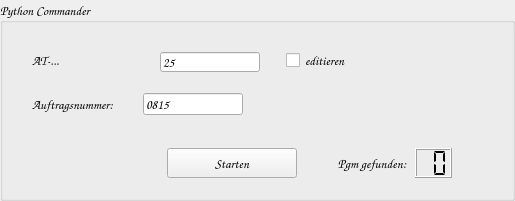
     <widget class="QGroupBox" name="gb_python_commander">
      <property name="minimumSize">
       <size>
        <width>450</width>
        <height>180</height>
       </size>
      </property>
      <property name="maximumSize">
       <size>
        <width>16777215</width>
        <height>350</height>
       </size>
      </property>
      <property name="font">
       <font>
        <family>Comic Sans MS</family>
        <pointsize>10</pointsize>
        <bold>false</bold>
       </font>
      </property>
      <property name="title">
       <string>Python Commander</string>
      </property>
      <property name="alignment">
       <set>Qt::AlignmentFlag::AlignLeading|Qt::AlignmentFlag::AlignLeft|Qt::AlignmentFlag::AlignVCenter</set>
      </property>
      <layout class="QVBoxLayout" name="verticalLayout_5">
       <item>
        <widget class="QWidget" name="wg_projekt_name" native="true">
         <layout class="QVBoxLayout" name="verticalLayout_7">
          <item>
           <widget class="QWidget" name="wg_at_nummer" native="true">
            <property name="minimumSize">
             <size>
              <width>0</width>
              <height>30</height>
             </size>
            </property>
            <property name="maximumSize">
             <size>
              <width>16777215</width>
              <height>35</height>
             </size>
            </property>
            <layout class="QHBoxLayout" name="horizontalLayout_19">
             <item>
              <widget class="QLabel" name="lb_at_nr">
               <property name="sizePolicy">
                <sizepolicy hsizetype="Fixed" vsizetype="Fixed">
                 <horstretch>0</horstretch>
                 <verstretch>0</verstretch>
                </sizepolicy>
               </property>
               <property name="maximumSize">
                <size>
                 <width>200</width>
                 <height>50</height>
                </size>
               </property>
               <property name="font">
                <font>
                 <family>Comic Sans MS</family>
                 <pointsize>10</pointsize>
                 <bold>false</bold>
                </font>
               </property>
               <property name="text">
                <string>AT-...</string>
               </property>
               <property name="alignment">
                <set>Qt::AlignmentFlag::AlignLeading|Qt::AlignmentFlag::AlignLeft|Qt::AlignmentFlag::AlignVCenter</set>
               </property>
              </widget>
             </item>
             <item>
              <spacer name="horizontalSpacer_36">
               <property name="orientation">
                <enum>Qt::Orientation::Horizontal</enum>
               </property>
               <property name="sizeType">
                <enum>QSizePolicy::Policy::Fixed</enum>
               </property>
               <property name="sizeHint" stdset="0">
                <size>
                 <width>95</width>
                 <height>20</height>
                </size>
               </property>
              </spacer>
             </item>
             <item>
              <widget class="QLineEdit" name="le_at_nr">
               <property name="sizePolicy">
                <sizepolicy hsizetype="Fixed" vsizetype="Fixed">
                 <horstretch>0</horstretch>
                 <verstretch>0</verstretch>
                </sizepolicy>
               </property>
               <property name="minimumSize">
                <size>
                 <width>100</width>
                 <height>20</height>
                </size>
               </property>
               <property name="maximumSize">
                <size>
                 <width>150</width>
                 <height>25</height>
                </size>
               </property>
               <property name="font">
                <font>
                 <family>Comic Sans MS</family>
                 <pointsize>10</pointsize>
                 <bold>false</bold>
                </font>
               </property>
               <property name="text">
                <string>25</string>
               </property>
              </widget>
             </item>
             <item>
              <spacer name="horizontalSpacer_24">
               <property name="orientation">
                <enum>Qt::Orientation::Horizontal</enum>
               </property>
               <property name="sizeType">
                <enum>QSizePolicy::Policy::Fixed</enum>
               </property>
               <property name="sizeHint" stdset="0">
                <size>
                 <width>20</width>
                 <height>20</height>
                </size>
               </property>
              </spacer>
             </item>
             <item>
              <widget class="QCheckBox" name="cbx_at_nr_editieren">
               <property name="font">
                <font>
                 <family>Comic Sans MS</family>
                 <pointsize>10</pointsize>
                 <bold>false</bold>
                </font>
               </property>
               <property name="focusPolicy">
                <enum>Qt::FocusPolicy::NoFocus</enum>
               </property>
               <property name="text">
                <string>editieren</string>
               </property>
              </widget>
             </item>
             <item>
              <spacer name="horizontalSpacer_38">
               <property name="orientation">
                <enum>Qt::Orientation::Horizontal</enum>
               </property>
               <property name="sizeHint" stdset="0">
                <size>
                 <width>40</width>
                 <height>20</height>
                </size>
               </property>
              </spacer>
             </item>
            </layout>
           </widget>
          </item>
          <item>
           <widget class="QWidget" name="wg_auftrags_nr" native="true">
            <property name="minimumSize">
             <size>
              <width>0</width>
              <height>30</height>
             </size>
            </property>
            <property name="maximumSize">
             <size>
              <width>16777215</width>
              <height>40</height>
             </size>
            </property>
            <layout class="QHBoxLayout" name="horizontalLayout_20">
             <item>
              <widget class="QLabel" name="lb_auftrags_nr">
               <property name="sizePolicy">
                <sizepolicy hsizetype="Fixed" vsizetype="Fixed">
                 <horstretch>0</horstretch>
                 <verstretch>0</verstretch>
                </sizepolicy>
               </property>
               <property name="maximumSize">
                <size>
                 <width>200</width>
                 <height>50</height>
                </size>
               </property>
               <property name="font">
                <font>
                 <family>Comic Sans MS</family>
                 <pointsize>10</pointsize>
                 <bold>false</bold>
                </font>
               </property>
               <property name="text">
                <string>Auftragsnummer:</string>
               </property>
               <property name="alignment">
                <set>Qt::AlignmentFlag::AlignLeading|Qt::AlignmentFlag::AlignLeft|Qt::AlignmentFlag::AlignVCenter</set>
               </property>
              </widget>
             </item>
             <item>
              <spacer name="horizontalSpacer_25">
               <property name="orientation">
                <enum>Qt::Orientation::Horizontal</enum>
               </property>
               <property name="sizeType">
                <enum>QSizePolicy::Policy::Fixed</enum>
               </property>
               <property name="sizeHint" stdset="0">
                <size>
                 <width>23</width>
                 <height>20</height>
                </size>
               </property>
              </spacer>
             </item>
             <item>
              <widget class="QLineEdit" name="le_auftrags_nr">
               <property name="sizePolicy">
                <sizepolicy hsizetype="Fixed" vsizetype="Fixed">
                 <horstretch>0</horstretch>
                 <verstretch>0</verstretch>
                </sizepolicy>
               </property>
               <property name="minimumSize">
                <size>
                 <width>100</width>
                 <height>20</height>
                </size>
               </property>
               <property name="maximumSize">
                <size>
                 <width>150</width>
                 <height>25</height>
                </size>
               </property>
               <property name="font">
                <font>
                 <family>Comic Sans MS</family>
                 <pointsize>10</pointsize>
                 <bold>false</bold>
                </font>
               </property>
               <property name="text">
                <string>0815</string>
               </property>
              </widget>
             </item>
             <item>
              <spacer name="horizontalSpacer_37">
               <property name="orientation">
                <enum>Qt::Orientation::Horizontal</enum>
               </property>
               <property name="sizeHint" stdset="0">
                <size>
                 <width>40</width>
                 <height>20</height>
                </size>
               </property>
              </spacer>
             </item>
            </layout>
           </widget>
          </item>
         </layout>
        </widget>
       </item>
       <item>
        <widget class="QWidget" name="wg_programme_gefunden" native="true">
         <layout class="QHBoxLayout" name="horizontalLayout_21">
          <item>
           <spacer name="horizontalSpacer_26">
            <property name="orientation">
             <enum>Qt::Orientation::Horizontal</enum>
            </property>
            <property name="sizeType">
             <enum>QSizePolicy::Policy::Fixed</enum>
            </property>
            <property name="sizeHint" stdset="0">
             <size>
              <width>144</width>
              <height>20</height>
             </size>
            </property>
           </spacer>
          </item>
          <item>
           <widget class="QPushButton" name="pb_rausspielen">
            <property name="minimumSize">
             <size>
              <width>130</width>
              <height>30</height>
             </size>
            </property>
            <property name="maximumSize">
             <size>
              <width>210</width>
              <height>16777215</height>
             </size>
            </property>
            <property name="font">
             <font>
              <family>Comic Sans MS</family>
              <pointsize>10</pointsize>
              <bold>false</bold>
             </font>
            </property>
            <property name="text">
             <string>Starten</string>
            </property>
            <property name="autoDefault">
             <bool>true</bool>
            </property>
           </widget>
          </item>
          <item>
           <spacer name="horizontalSpacer_27">
            <property name="orientation">
             <enum>Qt::Orientation::Horizontal</enum>
            </property>
            <property name="sizeType">
             <enum>QSizePolicy::Policy::Fixed</enum>
            </property>
            <property name="sizeHint" stdset="0">
             <size>
              <width>32</width>
              <height>20</height>
             </size>
            </property>
           </spacer>
          </item>
          <item>
           <widget class="QLabel" name="lb_programme_gefunden">
            <property name="sizePolicy">
             <sizepolicy hsizetype="Fixed" vsizetype="Fixed">
              <horstretch>0</horstretch>
              <verstretch>0</verstretch>
             </sizepolicy>
            </property>
            <property name="maximumSize">
             <size>
              <width>200</width>
              <height>40</height>
             </size>
            </property>
            <property name="font">
             <font>
              <family>Comic Sans MS</family>
              <pointsize>10</pointsize>
              <bold>false</bold>
             </font>
            </property>
            <property name="text">
             <string> Pgm gefunden: </string>
            </property>
            <property name="alignment">
             <set>Qt::AlignmentFlag::AlignLeading|Qt::AlignmentFlag::AlignLeft|Qt::AlignmentFlag::AlignVCenter</set>
            </property>
           </widget>
          </item>
          <item>
           <widget class="QLCDNumber" name="lcdn_programme_gefunden">
            <property name="font">
             <font>
              <family>Comic Sans MS</family>
              <pointsize>10</pointsize>
              <bold>false</bold>
             </font>
            </property>
            <property name="digitCount">
             <number>2</number>
            </property>
            <property name="segmentStyle">
             <enum>QLCDNumber::SegmentStyle::Flat</enum>
            </property>
           </widget>
          </item>
          <item>
           <spacer name="horizontalSpacer_39">
            <property name="orientation">
             <enum>Qt::Orientation::Horizontal</enum>
            </property>
            <property name="sizeHint" stdset="0">
             <size>
              <width>40</width>
              <height>20</height>
             </size>
            </property>
           </spacer>
          </item>
         </layout>
        </widget>
       </item>
      </layout>
     </widget>
